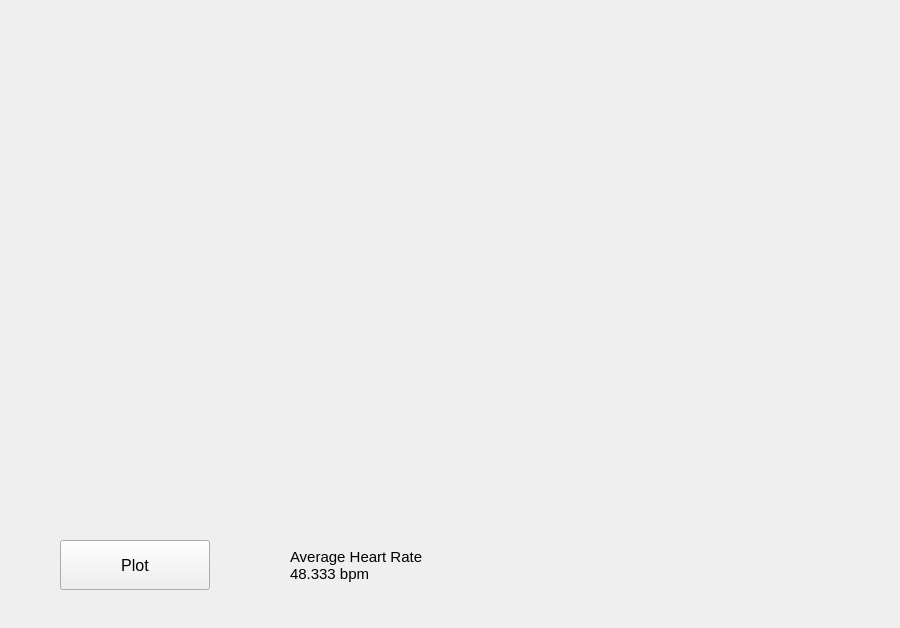
<?xml version="1.0" encoding="UTF-8"?>
<ui version="4.0">
 <class>widget_ex3_4</class>
 <widget class="QWidget" name="widget_ex3_4">
  <property name="geometry">
   <rect>
    <x>0</x>
    <y>0</y>
    <width>900</width>
    <height>628</height>
   </rect>
  </property>
  <property name="windowTitle">
   <string>Form</string>
  </property>
  <widget class="QPushButton" name="pushButton">
   <property name="geometry">
    <rect>
     <x>60</x>
     <y>540</y>
     <width>150</width>
     <height>50</height>
    </rect>
   </property>
   <property name="font">
    <font>
     <pointsize>12</pointsize>
    </font>
   </property>
   <property name="text">
    <string>Plot</string>
   </property>
  </widget>
  <widget class="QcustomPlot" name="widget" native="true">
   <property name="geometry">
    <rect>
     <x>50</x>
     <y>30</y>
     <width>800</width>
     <height>481</height>
    </rect>
   </property>
  </widget>
  <widget class="QLabel" name="label">
   <property name="geometry">
    <rect>
     <x>290</x>
     <y>540</y>
     <width>201</width>
     <height>51</height>
    </rect>
   </property>
   <property name="font">
    <font>
     <pointsize>11</pointsize>
    </font>
   </property>
   <property name="text">
    <string>Average Heart Rate
48.333 bpm</string>
   </property>
  </widget>
 </widget>
 <customwidgets>
  <customwidget>
   <class>QcustomPlot</class>
   <extends>QWidget</extends>
   <header location="global">qcustomplot.h</header>
   <container>1</container>
  </customwidget>
 </customwidgets>
 <resources/>
 <connections/>
</ui>
